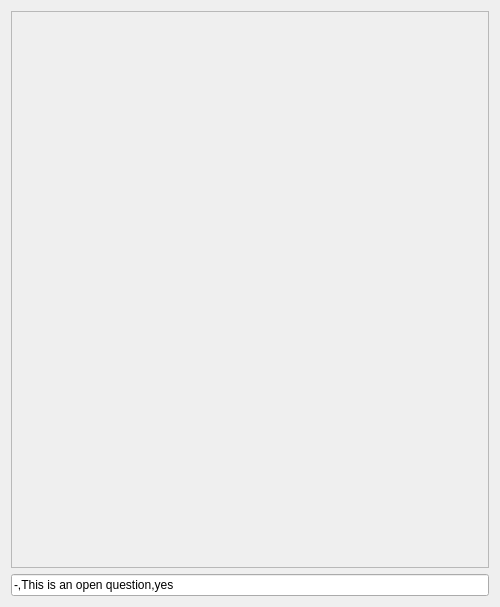
<?xml version="1.0" encoding="UTF-8"?>
<ui version="4.0">
 <class>QtTestMultipleChoiceQuestionMainDialog</class>
 <widget class="QDialog" name="QtTestMultipleChoiceQuestionMainDialog">
  <property name="geometry">
   <rect>
    <x>0</x>
    <y>0</y>
    <width>500</width>
    <height>607</height>
   </rect>
  </property>
  <property name="windowIcon">
   <iconset>
    <normaloff>:/images/ToolTestQuestionIcon14x14.png</normaloff>:/images/ToolTestQuestionIcon14x14.png</iconset>
  </property>
  <layout class="QVBoxLayout" name="verticalLayout">
   <item>
    <widget class="QScrollArea" name="scrollArea">
     <property name="widgetResizable">
      <bool>true</bool>
     </property>
     <widget class="QWidget" name="contents_here">
      <property name="geometry">
       <rect>
        <x>0</x>
        <y>0</y>
        <width>480</width>
        <height>561</height>
       </rect>
      </property>
      <layout class="QVBoxLayout" name="verticalLayout_3"/>
     </widget>
    </widget>
   </item>
   <item>
    <widget class="QLineEdit" name="edit_question">
     <property name="text">
      <string>-,This is an open question,yes</string>
     </property>
    </widget>
   </item>
  </layout>
 </widget>
 <layoutdefault spacing="6" margin="11"/>
 <resources/>
 <connections/>
</ui>
